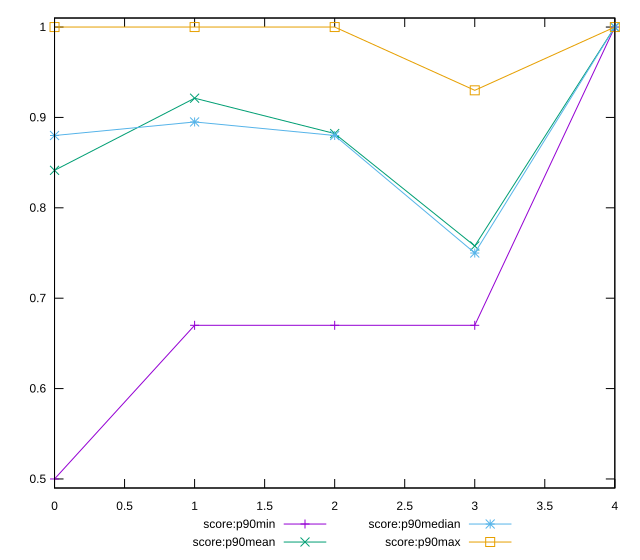

This chart was generated by the following gnuplot code:
reset

$scoreP90Min <<EOF
0 0.5
1 0.67
2 0.67
3 0.67
4 1
EOF

$scoreP90Mean <<EOF
0 0.8414893617021278
1 0.9212765957446807
2 0.8821276595744678
3 0.7577659574468087
4 1
EOF

$scoreP90Median <<EOF
0 0.88
1 0.895
2 0.88
3 0.75
4 1
EOF

$scoreP90Max <<EOF
0 1
1 1
2 1
3 0.93
4 1
EOF

set key outside below
set xrange [0:4]
set yrange [0.49:1.01]
set trange [0.49:1.01]
set terminal svg size 640, 560 enhanced background rgb 'white'
set output "report_00015_2021-02-09T16-11-33.973Z/unused-css-rules/progression/score.svg"

plot $scoreP90Min title "score:p90min" with linespoints, \
     $scoreP90Mean title "score:p90mean" with linespoints, \
     $scoreP90Median title "score:p90median" with linespoints, \
     $scoreP90Max title "score:p90max" with linespoints

reset
